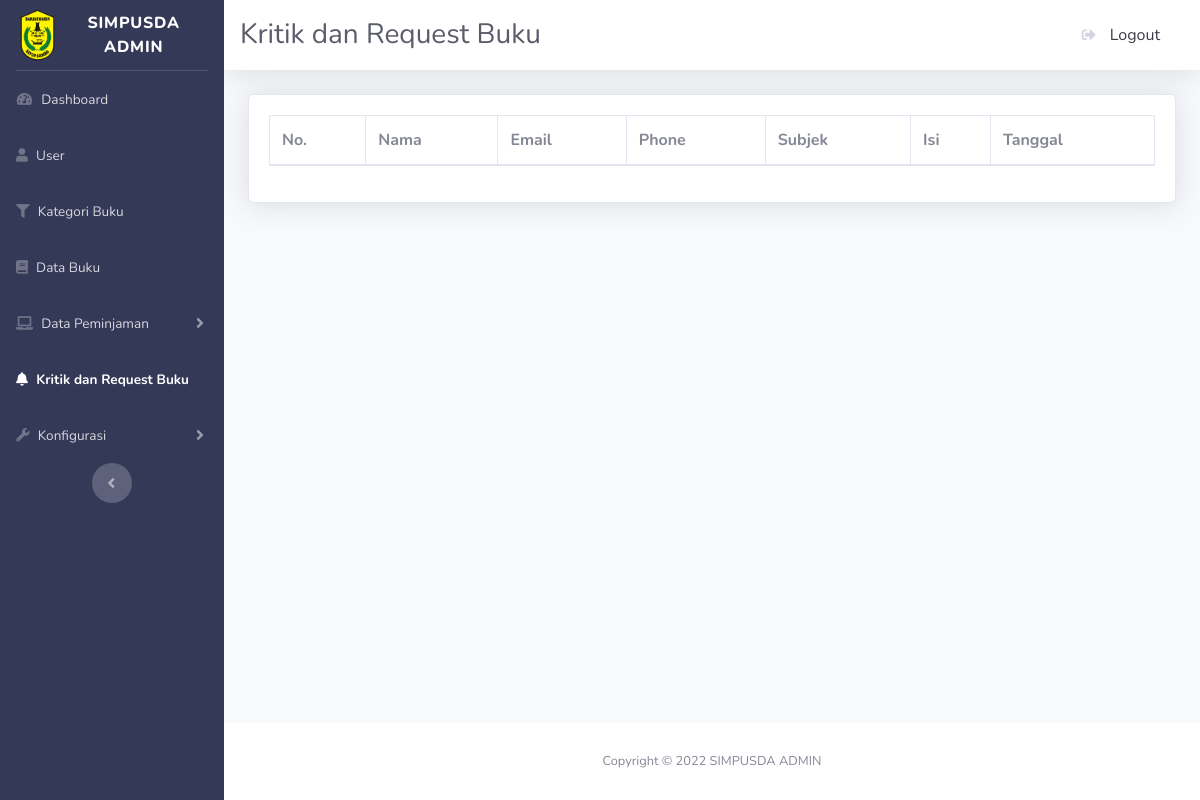
Before: /admin/kritikdanrequest.php with the older database file.
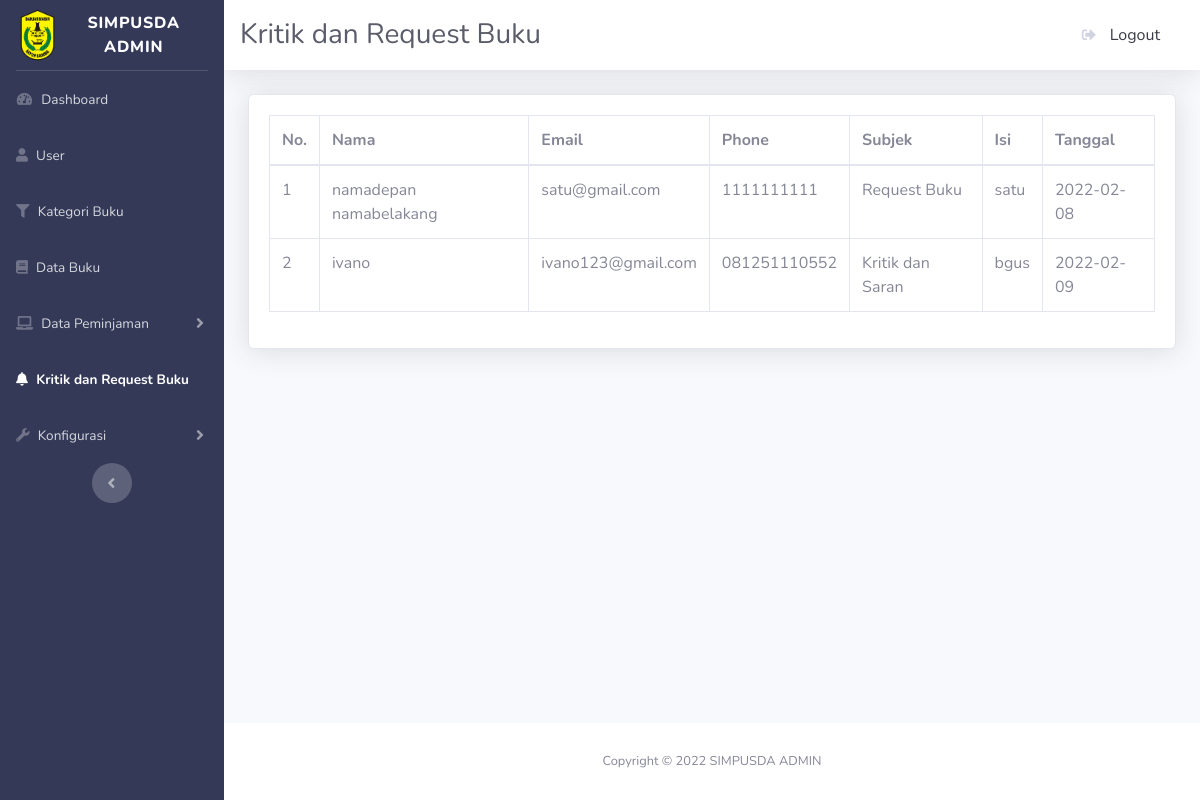
After: the same page with the newer database file.
### tables this page shows
CREATE TABLE `l_kritik` (
  `id` int(10) UNSIGNED NOT NULL,
  `nama` varchar(255) NOT NULL,
  `email` varchar(255) NOT NULL,
  `phone` varchar(255) NOT NULL,
  `subjek` enum('Request Buku','Kritik dan Saran') NOT NULL,
  `isi` text NOT NULL,
  `tanggal_kritik` date NOT NULL
);

### admin/kritikdanrequest.php (the view, shortened to what the changed rows need)
<?php
include_once("config.php");
$result = mysqli_query($mysqli, "SELECT * FROM l_kritik");
?>
<!DOCTYPE html>
<html lang="en">
<head>
    <link href="vendor/fontawesome-free/css/all.min.css" rel="stylesheet" type="text/css">
    <link href="css/sb-admin-2.min.css" rel="stylesheet">
    <link href="vendor/datatables/dataTables.bootstrap4.min.css" rel="stylesheet">
</head>
<body id="page-top">
    <div id="wrapper">
        <div id="content-wrapper" class="d-flex flex-column">
            <div id="content">
                <div class="container-fluid">
                    <div class="card shadow mb-4">
                        <div class="card-body">
                            <div class="table-responsive">
                                <table class="table table-bordered" id="dataTable" width="100%" cellspacing="0">
                                <thead>
                                        <tr>
                                          <th scope="col">No.</th>
                                          <th scope="col">Nama</th>
                                          <th scope="col">Email</th>
                                          <th scope="col">Phone</th>
                                          <th scope="col">Subjek</th>
                                          <th scope="col">Isi</th>
                                          <th scope="col">Tanggal</th>
                                        </tr>
                                      </thead>
                                      <tbody>
                                      <?php
                                        while($user_data = mysqli_fetch_array($result)){
                                          echo "<tr>";
                                          echo "<td>".$user_data['id']."</td>";
                                          echo "<td>".$user_data['nama']."</td>";
                                          echo "<td>".$user_data['email']."</td>";
                                          echo "<td>".$user_data['phone']."</td>";
                                          echo "<td>".$user_data['subjek']."</td>";
                                          echo "<td>".$user_data['isi']."</td>";
                                          echo "<td>".$user_data['tanggal_kritik']."</td>";
                                        }
                                          ?>
                                    </tbody>
                                </table>
                            </div>
                        </div>
                    </div>
                </div>
            </div>
        </div>
    </div>
</body>
</html>

Changed rows visible on the page:
added l_kritik: id "1", nama "namadepan namabelakang", email "satu@gmail.com", phone "1111111111", subjek "Request Buku", isi "satu", tanggal_kritik "2022-02-08"
added l_kritik: id "2", nama "ivano", email "ivano123@gmail.com", phone "081251110552", subjek "Kritik dan Saran", isi "bgus", tanggal_kritik "2022-02-09"
